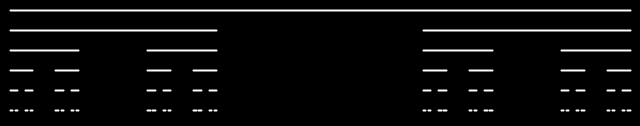
Frame 1 (no input)
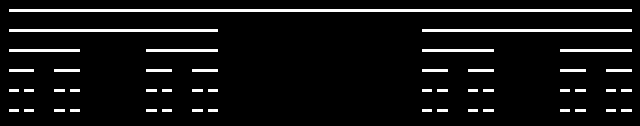
Frame 60 (the mouse pressed at the canvas centre just before this capture)
Frame 120 (the mouse held since frame 60 and released just before this capture): identical to frame 60, image omitted

The Processing sketch that drew these frames (run headless with seeded random() and noise(); from frame 60 on, the mouse is pressed at the canvas centre):

// Processing sketch: cantor_set
// ── cantor_set.pde
void cantor(float x, float y, float len) {
  if(len >= 1) {
    line(x, y, x+len, y);
    y+=20;
    cantor(x,y,len/3);
    cantor(x+len*2/3,y,len/3);
  }
}

void setup() {
  size(640, 126);
  background(0);
}

void draw() {
  stroke(255);
  strokeWeight(2);
  cantor(10, 10, width-20);
}
